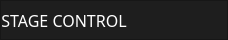
            <widget class="QFrame" name="frame_9">
             <property name="maximumSize">
              <size>
               <width>16777215</width>
               <height>40</height>
              </size>
             </property>
             <property name="styleSheet">
              <string notr="true">background-color:rgb(30, 30, 30);</string>
             </property>
             <property name="frameShape">
              <enum>QFrame::StyledPanel</enum>
             </property>
             <property name="frameShadow">
              <enum>QFrame::Raised</enum>
             </property>
             <layout class="QHBoxLayout" name="horizontalLayout_2">
              <property name="spacing">
               <number>0</number>
              </property>
              <property name="leftMargin">
               <number>0</number>
              </property>
              <property name="topMargin">
               <number>0</number>
              </property>
              <property name="rightMargin">
               <number>0</number>
              </property>
              <property name="bottomMargin">
               <number>0</number>
              </property>
              <item>
               <widget class="QFrame" name="frame_10">
                <property name="frameShape">
                 <enum>QFrame::NoFrame</enum>
                </property>
                <property name="frameShadow">
                 <enum>QFrame::Raised</enum>
                </property>
                <layout class="QVBoxLayout" name="verticalLayout_11">
                 <property name="spacing">
                  <number>0</number>
                 </property>
                 <property name="leftMargin">
                  <number>0</number>
                 </property>
                 <property name="topMargin">
                  <number>0</number>
                 </property>
                 <property name="rightMargin">
                  <number>0</number>
                 </property>
                 <property name="bottomMargin">
                  <number>0</number>
                 </property>
                 <item>
                  <widget class="QLabel" name="label_23">
                   <property name="minimumSize">
                    <size>
                     <width>100</width>
                     <height>30</height>
                    </size>
                   </property>
                   <property name="maximumSize">
                    <size>
                     <width>130</width>
                     <height>30</height>
                    </size>
                   </property>
                   <property name="font">
                    <font>
                     <family>Segoe UI Semibold</family>
                     <pointsize>12</pointsize>
                     <weight>7</weight>
                     <italic>false</italic>
                     <bold>false</bold>
                    </font>
                   </property>
                   <property name="styleSheet">
                    <string notr="true">font: 63 12pt &quot;Segoe UI Semibold&quot;;
color:rgb(255, 255, 255);
background-color:none;

</string>
                   </property>
                   <property name="text">
                    <string>STAGE CONTROL</string>
                   </property>
                   <property name="alignment">
                    <set>Qt::AlignCenter</set>
                   </property>
                  </widget>
                 </item>
                </layout>
               </widget>
              </item>
              <item>
               <widget class="QFrame" name="frame_window">
                <property name="maximumSize">
                 <size>
                  <width>110</width>
                  <height>16777215</height>
                 </size>
                </property>
                <property name="frameShape">
                 <enum>QFrame::NoFrame</enum>
                </property>
                <property name="frameShadow">
                 <enum>QFrame::Raised</enum>
                </property>
                <layout class="QHBoxLayout" name="horizontalLayout_6">
                 <property name="spacing">
                  <number>5</number>
                 </property>
                 <property name="leftMargin">
                  <number>0</number>
                 </property>
                 <property name="topMargin">
                  <number>0</number>
                 </property>
                 <property name="rightMargin">
                  <number>0</number>
                 </property>
                 <property name="bottomMargin">
                  <number>0</number>
                 </property>
                 <item>
                  <widget class="QPushButton" name="pushButton_minimize">
                   <property name="minimumSize">
                    <size>
                     <width>30</width>
                     <height>30</height>
                    </size>
                   </property>
                   <property name="maximumSize">
                    <size>
                     <width>30</width>
                     <height>30</height>
                    </size>
                   </property>
                   <property name="cursor">
                    <cursorShape>PointingHandCursor</cursorShape>
                   </property>
                   <property name="toolTip">
                    <string>Minimize</string>
                   </property>
                   <property name="autoFillBackground">
                    <bool>false</bool>
                   </property>
                   <property name="styleSheet">
                    <string notr="true">QPushButton{
background-image: url(:/icons/images/İcons/icon_minimize.png);
border:none;
border-radius:5px;
background-repeat: no-repeat;
background-position: center;
}

QPushButton::hover{
	background-color: rgb(200, 200, 200);
border:none;
background-repeat: no-repeat;
background-position: center;
}</string>
                   </property>
                   <property name="text">
                    <string/>
                   </property>
                   <property name="autoRepeat">
                    <bool>false</bool>
                   </property>
                   <property name="autoExclusive">
                    <bool>false</bool>
                   </property>
                   <property name="autoDefault">
                    <bool>false</bool>
                   </property>
                   <property name="default">
                    <bool>false</bool>
                   </property>
                   <property name="flat">
                    <bool>false</bool>
                   </property>
                  </widget>
                 </item>
                 <item>
                  <widget class="QPushButton" name="pushButton_maximize">
                   <property name="minimumSize">
                    <size>
                     <width>30</width>
                     <height>30</height>
                    </size>
                   </property>
                   <property name="maximumSize">
                    <size>
                     <width>30</width>
                     <height>30</height>
                    </size>
                   </property>
                   <property name="cursor">
                    <cursorShape>PointingHandCursor</cursorShape>
                   </property>
                   <property name="toolTip">
                    <string>Minimize</string>
                   </property>
                   <property name="autoFillBackground">
                    <bool>false</bool>
                   </property>
                   <property name="styleSheet">
                    <string notr="true">QPushButton{
background-image: url(:/icons/images/İcons/icon_maximize.png);
border:none;
background-repeat: no-repeat;
background-position: center;
border-radius:5px;
}

QPushButton::hover{
	background-color: rgb(200, 200, 200);
border:none;
background-repeat: no-repeat;
background-position: center;
}</string>
                   </property>
                   <property name="text">
                    <string/>
                   </property>
                   <property name="autoRepeat">
                    <bool>false</bool>
                   </property>
                   <property name="autoExclusive">
                    <bool>false</bool>
                   </property>
                   <property name="autoDefault">
                    <bool>false</bool>
                   </property>
                   <property name="default">
                    <bool>false</bool>
                   </property>
                   <property name="flat">
                    <bool>false</bool>
                   </property>
                  </widget>
                 </item>
                 <item>
                  <widget class="QPushButton" name="pushButton_exit">
                   <property name="minimumSize">
                    <size>
                     <width>30</width>
                     <height>30</height>
                    </size>
                   </property>
                   <property name="maximumSize">
                    <size>
                     <width>30</width>
                     <height>30</height>
                    </size>
                   </property>
                   <property name="cursor">
                    <cursorShape>PointingHandCursor</cursorShape>
                   </property>
                   <property name="toolTip">
                    <string>Minimize</string>
                   </property>
                   <property name="autoFillBackground">
                    <bool>false</bool>
                   </property>
                   <property name="styleSheet">
                    <string notr="true">QPushButton{
	background-image: url(:/icons/images/İcons/cil-x.png);
border:none;
background-repeat: no-repeat;
background-position: center;
border-radius:5px;
}

QPushButton::hover{
background-color: rgb(170, 0, 0);
border:none;
background-repeat: no-repeat;
background-position: center;
}</string>
                   </property>
                   <property name="text">
                    <string/>
                   </property>
                   <property name="autoRepeat">
                    <bool>false</bool>
                   </property>
                   <property name="autoExclusive">
                    <bool>false</bool>
                   </property>
                   <property name="autoDefault">
                    <bool>false</bool>
                   </property>
                   <property name="default">
                    <bool>false</bool>
                   </property>
                   <property name="flat">
                    <bool>false</bool>
                   </property>
                  </widget>
                 </item>
                </layout>
               </widget>
              </item>
             </layout>
            </widget>
